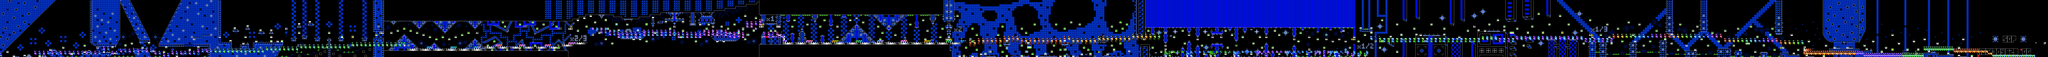

A 2D game scene composited from a Tiled map and its tileset images. What follows is a short description and the map's XML, with each tile layer's data collapsed to a summary:
An orthogonal 955x27 tile map with 16x16 px tiles, 2 tile layers (SP, ...), 2 tilesets, 2 image layers.

<map version="1.10" tiledversion="1.11.2" orientation="orthogonal" renderorder="right-down" width="955" height="27" tilewidth="16" tileheight="16" infinite="0" nextlayerid="5" nextobjectid="1">
 <editorsettings>
  <chunksize width="16" height="27" />
  <export target="../LEVELS/LEVEL DATA/pyrophoric.csv" format="csv" />
 </editorsettings>
 <tileset firstgid="1" name="famidash" tilewidth="16" tileheight="16" tilecount="256" columns="16">
  <image source="../../../GRAPHICS/famidash.bmp" width="256" height="256" />
 </tileset>
 <tileset firstgid="257" name="sprites" tilewidth="16" tileheight="16" tilecount="256" columns="16">
  <image source="../../../GRAPHICS/sprites.png" width="256" height="256" />
 </tileset>
 <imagelayer id="3" name="Image Layer 1" parallaxx="0.9" parallaxy="0.9" repeatx="1" repeaty="1">
  <image source="../../../GRAPHICS/Old/parallax Blue.bmp" width="144" height="72" />
 </imagelayer>
 <imagelayer id="4" name="Image Layer 2" offsetx="0" offsety="432" repeatx="1">
  <image source="../../../GRAPHICS/ground.bmp" width="64" height="128" />
 </imagelayer>
 <layer id="1" width="955" height="27">
  <data>[25785 cells, 25785 non-empty, 174 distinct tile ids]</data>
 </layer>
 <layer id="2" name="SP" width="955" height="27">
  <data>[25785 cells, 1566 non-empty, 118 distinct tile ids]</data>
 </layer>
</map>
